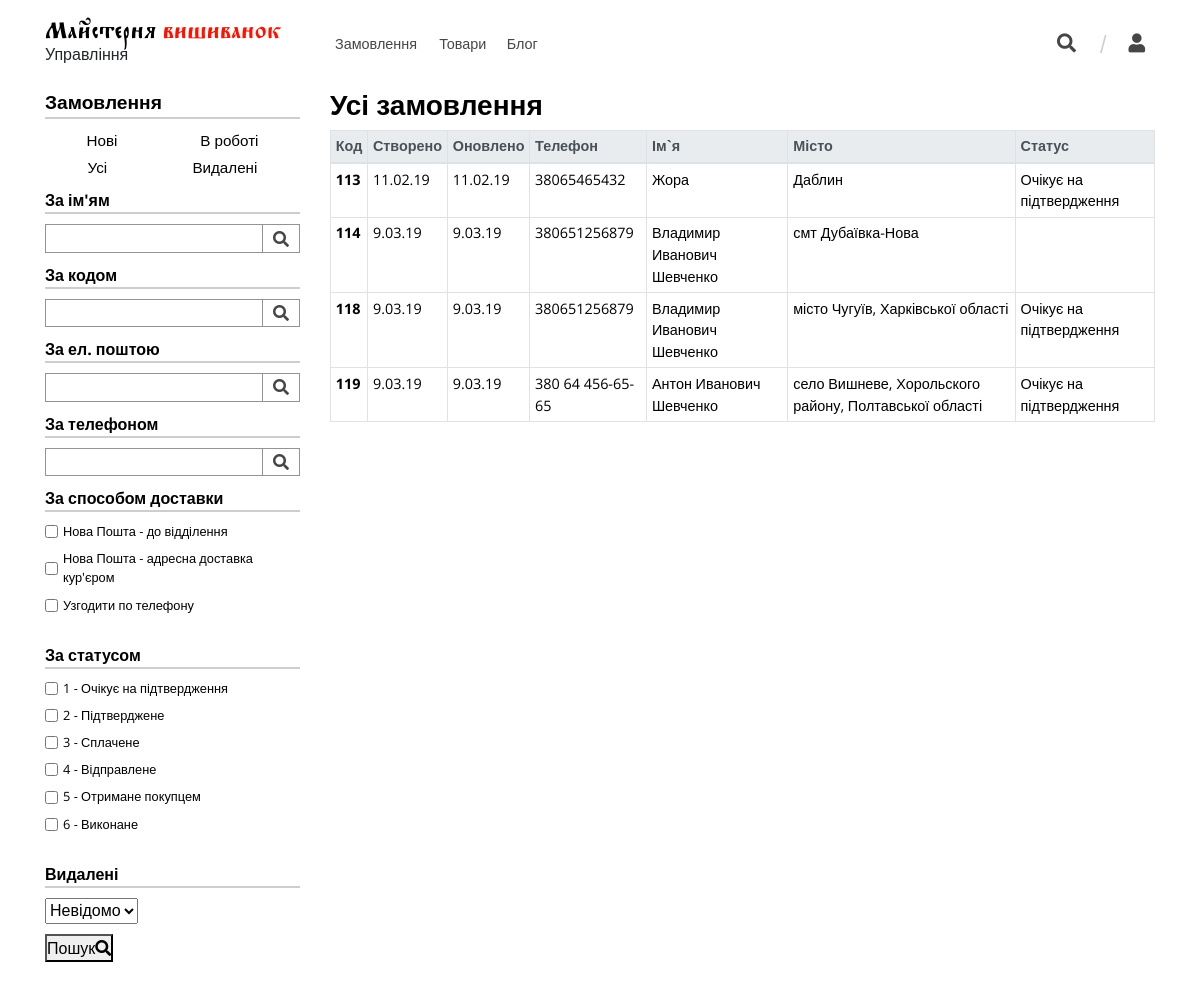
The app's page /adm/orders/, older data.
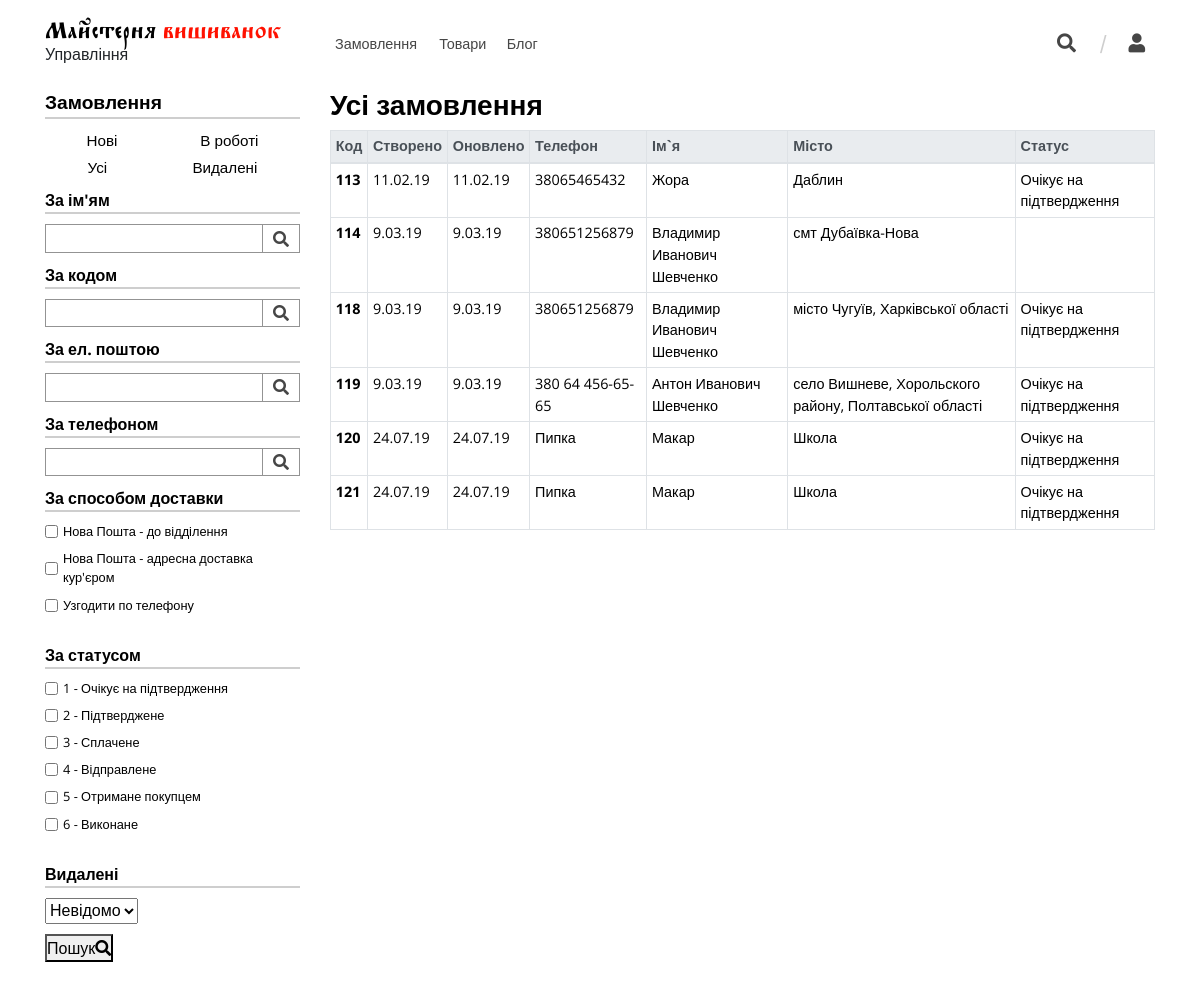
The same page, newer data.
### orders/models.py (models this page shows, shortened)
class Order(models.Model):
    created = models.DateTimeField(auto_now=False,
                                   auto_now_add=True,
                                   verbose_name="Створено")
    updated = models.DateTimeField(auto_now=True,
                                   auto_now_add=False,
                                   verbose_name="Оновлено")
    code = models.PositiveSmallIntegerField(default=None, blank=True, null=True, editable=False, verbose_name="Код")
    hash_code = models.CharField(default=None, blank=True, null=True, max_length=64, verbose_name='хеш-код')
    session_key = models.CharField(max_length=128,
                                   null=True,
                                   verbose_name='Ключ сесії покупця')
    customer_name = models.CharField(max_length=80,
                                     verbose_name="Ім'я покупця", default=None, null=True)
    customer_email = models.EmailField(max_length=70,
                                       null=True,
                                       verbose_name="Електронна пошта покупця", default=None)
    customer_phone = models.CharField(null=True,
                                      max_length=40,
                                      verbose_name="Телефон покупця", default=None)
    customer_comment = models.TextField(blank=True,
                                        null=True,
                                        default=None,
                                        max_length=300,
                                        verbose_name="Комментар до замовлення")
    customer_city = models.CharField(max_length=80,
                                     null=True,
                                     verbose_name='Місто покупця', default=None)
    customer_address = models.CharField(max_length=100,
                                        null=True,
                                        verbose_name='Адреса (вулиця, будинок) покупця', default=None)
    postal_code = models.PositiveSmallIntegerField(verbose_name='Поштовий код', blank=True, null=True, default=None)
    delivery_method = models.ForeignKey(DeliveryMethod, verbose_name='Спосіб доставки', null=True, on_delete=models.SET_NULL)
    status = models.ManyToManyField(Status,
                                    default=None,
                                    blank=True,
                                    verbose_name="Статус замовлення")
    manager_comment = models.TextField(blank=True,
                                       null=True,
                                       default=None,
                                       max_length=300,
                                       verbose_name="Примітки")
    is_removed = models.BooleanField(default=False, verbose_name="Видалене")
    def get_absolute_admin_url(self):
        url = reverse('custom_admin:order', kwargs={"order_code": self.code})
        return url
    class Meta:
        verbose_name = "Замовлення"
        verbose_name_plural = "Замовлення"

class Status(models.Model):
    name = models.CharField(null=True,
                            default=None,
                            max_length=64,
                            verbose_name="Програмна назва")
    verbose_name = models.CharField(null=True,
                                    default=None,
                                    max_length=64,
                                    verbose_name="Назва")
    description = models.TextField(blank=True,
                                   null=True,
                                   default=None,
                                   max_length=300,
                                   verbose_name="Опис")
    number = models.PositiveSmallIntegerField(null=True, blank=True, default=True, verbose_name='Порядковий номер')
    def __str__(self):
        return "{} - {}".format(self.number, self.verbose_name)
    class Meta:
        verbose_name = "Статус замовлення"
        verbose_name_plural = "Статуси замовлень"

### custom_admin/views.py (the view)
# urls.py: path('orders/', OrdersList.as_view(), name='orders'),
class OrdersList(View):
    template_name = 'custom_admin/orders.html'
    def get_context_data(self, request, *args, **kwargs):
        orders_list = Order.objects.all()
        order_filter = OrderFilter(request.GET, queryset=orders_list)
        form = order_filter.form
        context = locals()
        context['breadcrumbs'] = "Усі замовлення"
        return context
    def get(self, request, *args, **kwargs):
        context = self.get_context_data(request, *args, **kwargs)
        return render(request, self.template_name, context=context)

### orders/context_processors.py (called while the page is built, shortened)
def get_basket(request):
    print('Getting basket...')
    session_key = request.session.session_key
    if not session_key:
        request.session.cycle_key()
    print('Session key is {}'.format(session_key))
    print('Trying to find basket with this session key...')
    if Basket.objects.filter(session_key=session_key, is_closed=False).exists():
        basket = Basket.objects.get(session_key=session_key, is_closed=False)
        print('Found basket, which is {}'.format(basket))
    else:
        print('Basket does not exist.')
        return {'get_basket': ''}

### orders/models.py (called while the page is built)
    def __str__(self):
        return '{}'.format(self.name)

### templates/custom_admin/orders.html
{% extends 'custom_admin/base.html' %}
{% block sidebar %}
    {% include 'custom_admin/main__sidebar_orders.html' %}
{% endblock %}
{% block content %}
    <div class="row orders-table-content">
        <div class="col-sm-12">
            <header><h3>{{ breadcrumbs }}</h3></header>
            <div class="table-wrapper">
                <table class="table table-hover table-sm">
                    <thead class="thead-light table-bordered">
                        <tr>
                            <th scope="col">Код</th>
                            <th scope="col">Створено</th>
                            <th scope="col">Оновлено</th>
                            <th scope="col">Телефон</th>
                            <th scope="col">Ім`я</th>
                            <th scope="col">Місто</th>
                            <th scope="col">Статус</th>
                        </tr>
                    </thead>
                    <tbody class="table-striped table-bordered">
                    {% for order in order_filter.qs %}
                        <tr data-url="{{ order.get_absolute_admin_url }}">
                            <th>{{ order.code }}</th>
                            <td>{{ order.created|date:"j.m.y" }}</td>
                            <td>{{ order.updated|date:"j.m.y" }}</td>
                            <td>{{ order.customer_phone }}</td>
                            <td>{{ order.customer_name }}</td>
                            <td>{{ order.customer_city }}</td>
                            <td>{% for status in order.status.all %}{{ status.verbose_name }}{% endfor %}</td>
                        </tr>
                    {% endfor %}
                    </tbody>
                </table>
            </div>
        </div>
    </div>
{% endblock %}

### templates/custom_admin/base.html (shortened to what this page needs)
<!DOCTYPE html>
<html lang="ru">
<head>
    {% load static %}
    <link rel="stylesheet"
          href="https://stackpath.bootstrapcdn.com/bootstrap/4.1.1/css/bootstrap.min.css"
>
    <link rel="stylesheet" href="{% static "custom_admin/css/admin_main.css" %}">
    <link rel="stylesheet"
          href="https://use.fontawesome.com/releases/v5.1.1/css/all.css"
>
    <link rel="stylesheet" href="{% static "landing/jquery-ui-1.12/jquery-ui.min.css" %}">
</head>
<body>
<div class="container top-menu-layout">
    <header class="row top-menu">
        <div class="col-12 col-sm-3 top-logo">
            <div class="logo">
                <span class="bigger">Майстерня</span>
                <span class="smaller">вишиванок</span>
            </div>
            <div class="speciality">Управління</div>
        </div>
        <div class="col-sm-6 menu-list">
            <ul>
                <li><a href="{% url 'custom_admin:orders' %}" title="Замовлення"><span>Замовлення</span></a></li>
                <li><a href="{% url 'custom_admin:orders' %}" title="Товари"><span>Товари</span></a></li>
                <li><a href="{% url 'custom_admin:orders' %}" title="Блог"><span>Блог</span></a></li>
            </ul>
        </div>
        <div class="col-sm-3 user-interface">
            <ul class="icons">
                <li class="icon">
                    <a href="#" class="search">
                        <i class="fas fa-search"></i>
                    </a>
                </li>
                <li class="user icon">
                    <a id="user-topmenu-icon" href="#">
                        <i class="fas fa-user"></i>
                    </a>
                </li>
            </ul>
        </div>
    </header>
</div>
<div class="container main-layout">
    <div class="row main">
        <div class="col-md-3 sidebar">
            {% block sidebar %}{% endblock %}
        </div>
        <div class="col-md-9 content">
            {% block content %}{% endblock %}
        </div>
    </div>
</div>
</body>
</html>

### templates/custom_admin/main__sidebar_orders.html (shortened to what this page needs)
<div class="functions-block">
    <div class="header">Замовлення</div>
    <ul class="functions">
        <li class="shortcuts">
            <a href="{% url "custom_admin:orders" %}" class="new-orders-shortcut">Нові</a>
            <a href="{% url "custom_admin:orders" %}" class="opened-orders-shortcut">В роботі</a>
        </li>
        <li class="shortcuts">
            <a href="{% url "custom_admin:orders" %}" class="all-orders-shortcut">Усі</a>
            <a href="{% url "custom_admin:orders" %}" class="removed-orders-shortcut">Видалені</a>
        </li>
    </ul>
    <form class="filters" action="{% url "custom_admin:orders" %}">
        <div class="attribute customer_name">
            <div class="header-wrapper">
                <div class="header"><span class="thin">За ім'ям</span></div>
            </div>
            <div class="select-wrapper">{{ form.customer_name }}
            <button class="find-order by-name-shortcut-submit"><i class="fas fa-search"></i></button></div>
        </div>
        <div class="attribute code">
            <div class="header-wrapper">
                <div class="header"><span class="thin">За кодом</span></div>
            </div>
            <div class="select-wrapper">
                {{ form.code }}
                <button class="find-order by-number-shortcut-submit"><i class="fas fa-search"></i></button>
            </div>
        </div>
        <div class="attribute customer_email">
            <div class="header-wrapper">
                <div class="header"><span class="thin">За ел. поштою</span></div>
            </div>
            <div class="select-wrapper">
                {{ form.customer_email }}
                <button class="find-order by-email-shortcut-submit"><i class="fas fa-search"></i></button>
            </div>
        </div>
        <div class="attribute customer_phone">
            <div class="header-wrapper">
                <div class="header"><span class="thin">За телефоном</span></div>
            </div>
            <div class="select-wrapper">
                {{ form.customer_phone }}
                <button class="find-order by-phone-shortcut-submit"><i class="fas fa-search"></i></button>
            </div>
        </div>
        <div class="attribute delivery_method">
            <div class="header-wrapper">
                <div class="header"><span class="thin">За способом доставки</span></div>
            </div>
            <div class="select-wrapper">
                {{ form.delivery_method }}
            </div>
        </div>
        <div class="attribute status">
            <div class="header-wrapper">
                <div class="header"><span class="thin">За статусом</span></div>
            </div>
            <div class="select-wrapper">
                {{ form.status }}
            </div>
        </div>
        <div class="attribute">
            <div class="header-wrapper">
                <div class="header"><span class="thin">Видалені</span></div>
            </div>
            <div class="select-wrapper">
                {{ form.is_removed }}
            </div>
        </div>
        <button class="orders-search-submit">Пошук<i class="fas fa-search"></i></button>
    </form>
</div>

### templates/custom_admin/base_scripts.html (shortened to what this page needs)
{% load static %}

Row changes from the older to the newer data that the page shows:
added Order: code "120", created "24.07.19", updated "24.07.19", customer_phone "Пипка", customer_name "Макар", customer_city "Школа", Status (verbose_name "Очікує на підтвердження")
added Order: code "121", created "24.07.19", updated "24.07.19", customer_phone "Пипка", customer_name "Макар", customer_city "Школа", Status (verbose_name "Очікує на підтвердження")
